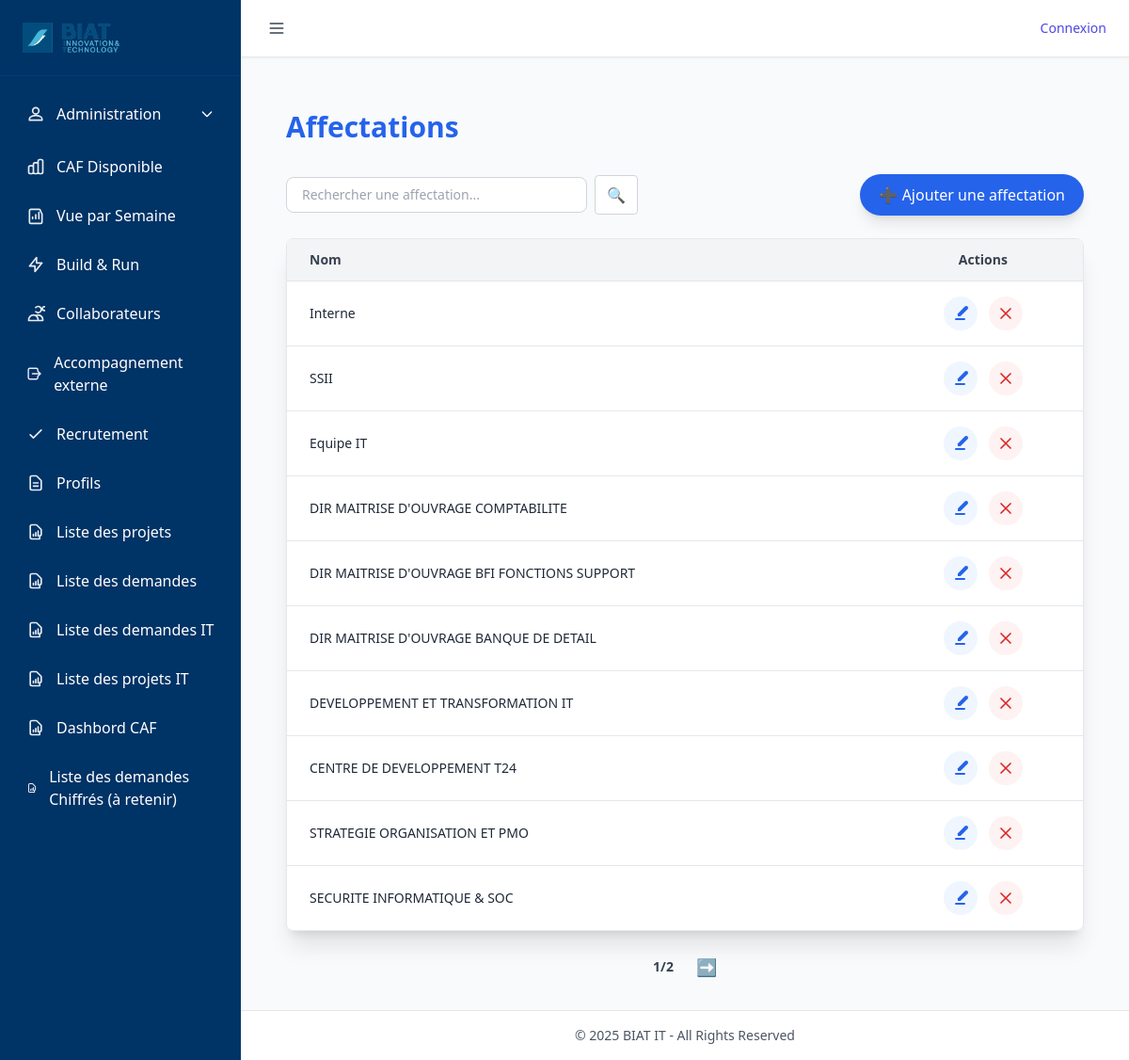
The app's page /affectation/ with its own data.
### tables this page shows
CREATE TABLE affectation (
    id INTEGER PRIMARY KEY AUTOINCREMENT,
    nom TEXT UNIQUE NOT NULL
);

### routes/affectation_routes.py (the view)
@affectation_bp.route('/')
def liste_affectation():
    page = request.args.get('page', 1, type=int)
    per_page = 10
    offset = (page - 1) * per_page
    search = request.args.get('q', '').strip()
    base_query = "SELECT * FROM affectation"
    args = []
    if search:
        base_query += " WHERE nom LIKE ?"
        args.append(f"%{search}%")
    total_row = query_db(f"SELECT COUNT(*) AS count FROM ({base_query}) AS t", args, one=True)
    total = total_row['count'] if total_row else 0
    affectations = query_db(
        f"{base_query} ORDER BY id DESC LIMIT ? OFFSET ?",
        args + [per_page, offset]
    )
    total_pages = (total // per_page) + (1 if total % per_page else 0)
    if total_pages == 0:
        total_pages = 1
    return render_template(
        'affectation_list.html',
        affectations=affectations,
        page=page,
        total_pages=total_pages
    )

### utils/db_utils.py (called while the page is built)
def get_connection():
    conn = sqlite3.connect(
        DB_PATH,
        timeout=60,               # ⏱️ Patiente jusqu'à 60s avant "database is locked"
        check_same_thread=False
    )
    conn.row_factory = sqlite3.Row
    conn.execute("PRAGMA journal_mode=WAL;")      # Autorise les écritures concurrentes
    conn.execute("PRAGMA synchronous=NORMAL;")    # Bon compromis vitesse/sécurité
    conn.execute("PRAGMA foreign_keys = ON;")     # Active les clés étrangères
    conn.execute("PRAGMA busy_timeout = 60000;")  # Attend 60s avant d'abandonner une écriture
    return conn

def query_db(query, args=(), one=False, retries=3, delay=1):
    for attempt in range(retries):
        try:
            conn = get_connection()
            cur = conn.execute(query, args)
            rows = cur.fetchall()
            cur.close()
            conn.close()
            return (rows[0] if rows else None) if one else rows
        except sqlite3.OperationalError as e:
            if "locked" in str(e).lower() and attempt < retries - 1:
                time.sleep(delay)
                continue
            raise

### templates/affectation_list.html (shortened to what this page needs)
{% extends "base.html" %}
{% block content %}
<div class="max-w-6xl mx-auto px-6 py-8">
  <h1 class="text-3xl font-bold mb-8 text-blue-600">Affectations</h1>
  <div class="mb-6 flex flex-col md:flex-row md:items-center md:justify-between gap-4">
    <form method="get" action="{{ url_for('affectation.liste_affectation') }}" class="flex items-center gap-2">
      <input type="text" name="q" value="{{ request.args.get('q','') }}"
             placeholder="Rechercher une affectation..."
             class="border border-gray-300 rounded-lg px-4 py-2 text-sm w-80 focus:ring-blue-400 focus:border-blue-400">
      <button type="submit"
              class="bg-white border border-gray-300 px-3 py-2 rounded text-blue-600 hover:text-blue-800 transition">
        🔍
      </button>
    </form>
    <button onclick="openAddModal()"
            class="bg-blue-600 hover:bg-blue-700 text-white px-5 py-2.5 rounded-full shadow-lg">
      ➕ Ajouter une affectation
    </button>
  </div>
  <div class="overflow-x-auto shadow-xl rounded-lg border border-gray-200">
    <table class="min-w-full bg-white divide-y divide-gray-200">
      <thead class="bg-gray-100">
        <tr>
          <th class="px-6 py-3 text-left text-sm font-semibold text-gray-700">Nom</th>
          <th class="px-6 py-3 text-center text-sm font-semibold text-gray-700">Actions</th>
        </tr>
      </thead>
      <tbody class="divide-y divide-gray-200">
        {% for val in affectations %}
        <tr class="hover:bg-gray-50 transition">
          <td class="px-6 py-4 text-sm text-gray-800">{{ val.nom }}</td>
          <td class="px-6 py-4">
            <div class="flex items-center justify-center gap-3">
              <button type="button"
                onclick='openEditModal({{ val.id|tojson }}, {{ val.nom|tojson }})'
                class="p-2 rounded-full bg-blue-50 hover:bg-blue-100 text-blue-600"
                title="Modifier">
                <svg xmlns="http://www.w3.org/2000/svg" class="h-5 w-5" fill="currentColor" viewBox="0 0 20 20">
                  <path d="M17.414 2.586a2 2 0 00-2.828 0L7 10.172V13h2.828l7.586-7.586a2 2 0 000-2.828z"/>
                  <path fill-rule="evenodd" d="M4 16a1 1 0 011-1h9a1 1 0 110 2H5a1 1 0 01-1-1z" clip-rule="evenodd"/>
                </svg>
              </button>
              <form action="{{ url_for('affectation.supprimer_affectation', id=val.id) }}" method="post" class="inline">
                <button type="submit"
                  onclick="return confirm('Supprimer {{ val.nom }} ?')"
                  class="p-2 rounded-full bg-red-50 hover:bg-red-100 text-red-600"
                  title="Supprimer">
                  <svg xmlns="http://www.w3.org/2000/svg" class="h-5 w-5"
                       fill="none" viewBox="0 0 24 24" stroke="currentColor">
                    <path stroke-linecap="round" stroke-linejoin="round" stroke-width="2"
                          d="M6 18L18 6M6 6l12 12"/>
                  </svg>
                </button>
              </form>
            </div>
          </td>
        </tr>
        {% else %}
        <tr>
          <td colspan="2" class="text-center px-6 py-6 text-gray-500">Aucune affectation trouvée</td>
        </tr>
        {% endfor %}
      </tbody>
    </table>
  </div>
  <div class="flex justify-center items-center mt-6 gap-6">
    <span class="text-gray-700 text-sm font-semibold">{{ page }}/{{ total_pages }}</span>
    {% if page < total_pages %}
      <a href="{{ url_for('affectation.liste_affectation', page=page+1, q=request.args.get('q','')) }}"
         class="text-blue-600 hover:text-blue-800 text-lg">➡️</a>
    {% endif %}
  </div>
</div>
{% endblock %}

### static/css/styles.css (style rules this page uses)
body { background-color: #f8f9fa; }

### records on screen
affectation: nom "Interne"
affectation: nom "SSII"
affectation: nom "Equipe IT"
affectation: nom "DIR MAITRISE D'OUVRAGE COMPTABILITE"
affectation: nom "DIR MAITRISE D'OUVRAGE BFI FONCTIONS SUPPORT"
affectation: nom "DIR MAITRISE D'OUVRAGE BANQUE DE DETAIL"
affectation: nom "DEVELOPPEMENT ET TRANSFORMATION IT"
affectation: nom "CENTRE DE DEVELOPPEMENT T24"
affectation: nom "STRATEGIE ORGANISATION ET PMO"
affectation: nom "SECURITE INFORMATIQUE & SOC"

### other values on screen
{{ page }} "1"
{{ total_pages }} "2"
